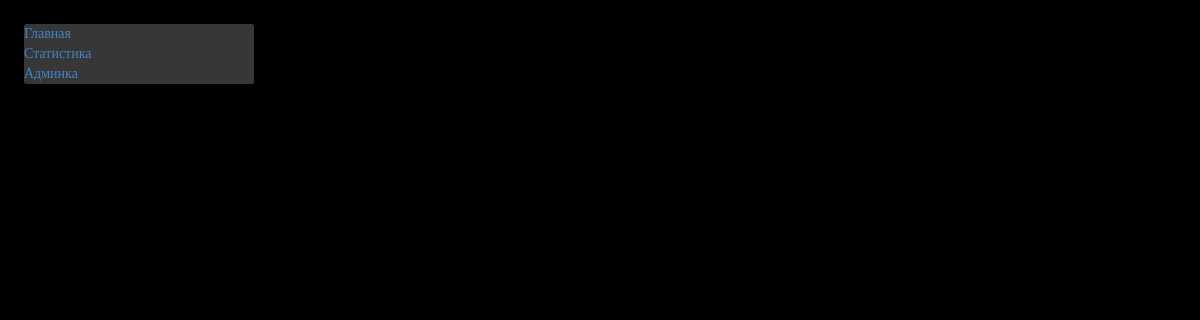
/get_detail/32, run on an earlier commit of the app's database.
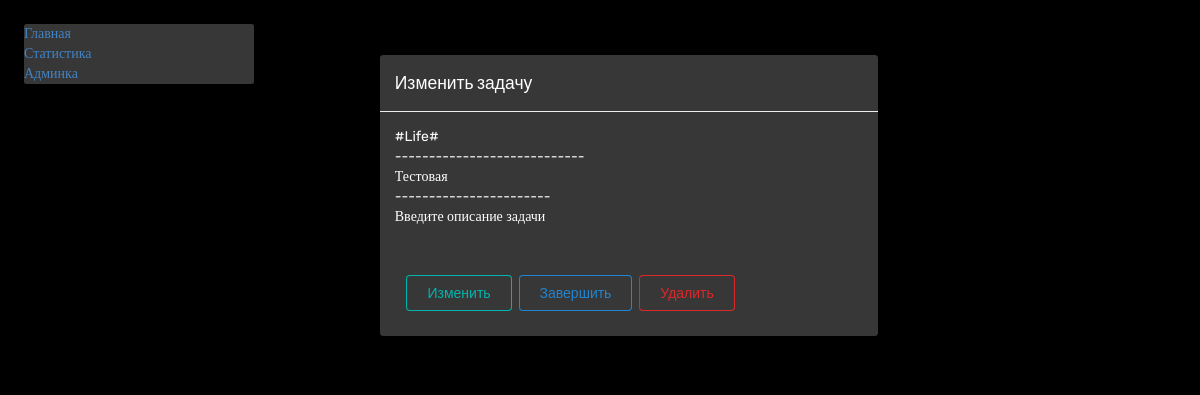
And on a later commit of the database.
### todo/models.py (models this page shows)
class ToDo(db.Model):
    id = db.Column(db.Integer, primary_key=True)
    title = db.Column(db.String(100))
    tag = db.Column(db.String(50))
    descr = db.Column(db.String(1000))
    create_date = db.Column(db.String(25))
    close_date = db.Column(db.String(25))
    is_complete = db.Column(db.Boolean)

### todo/routes.py (the view)
@app.get('/get_detail/<int:todo_id>')
def get_detail(todo_id):
    one_todo = ToDo.query.filter_by(id=todo_id).all()
    todo_tags = Tag.query.distinct(Tag.title)
    return render_template('todo/modal2.html', todo_list=one_todo, todo_tags=todo_tags)

### todo/templates/todo/modal2.html (shortened to what this page needs)
<!doctype html>
<html lang="ru">
<link rel="stylesheet" href="{{ url_for('static', filename='css/style_modal.css') }}">
<link rel="stylesheet" href="https://cdn.jsdelivr.net/npm/semantic-ui@2.4.2/dist/semantic.min.css">
<link href="https://cdn.jsdelivr.net/gh/Alaev-Co/snowflakes/dist/snow.min.css" rel="stylesheet">
<body style="background-color: black; font-family: Rubik;">
    <head>
    </head>
<div class="content" style="  display: flex; margin-top: 2%; margin-left: 2%; margin-right: 2%; color: white;">
    <div class="navigation" style="color: white; background-color: rgb(56, 55, 55); width: 20%; height: 10%; margin-bottom: 1%; border-radius: 2.5px;">
        <a href="/">Главная</a><br>
        <a href="/stats">Статистика</a><br>
        <a href="/admin">Админка</a><br>
    </div>
    {% block content %}
    {% for todo in todo_list %}
    <div id="openModal2" class="modal">
        <div class="modal-dialog">
            <div class="modal-content">
                <div class="modal-header">
                    <h3 class="modal-title">Изменить задачу</h3>
                                </div>
                <div class="modal-body">
                    <form class="ui form" action="/get_task/{{todo.id}}" method="get"
                        style="width: 100%; background-color: rgb(56, 55, 55);" name="creator">
                        <div class="field">
                            #{{todo.tag}}#<br>----------------------------<br>{{todo.title}}<br>-----------------------<br>{{todo.descr | safe}}<br>
                        </div>
                        <button class="ui teal basic button" type="submit"
                            style="margin-bottom: 10px; margin-left: 2.5%;">Изменить</button>
                            {% if todo.is_complete == False %}
                            <a class="ui primary basic button" href="/update/{{ todo.id }}">Завершить</a>
                            {% else %}
                            <span class="ui green label">Завершено</span>
                            <a class="ui blue button" href="/update/{{ todo.id }}">Возобновить</a>
                            {% endif %}
                            <a class="ui negative basic button" href="/delete/{{ todo.id }}">Удалить</a>
                    </form>
                </div>
            </div>
            {% endfor %}
        </div>
    </div>
</div>
    {% endblock content %}
</body>
</html>

What changed in the data, as far as the page shows it:
added ToDo: tag "Life", title "Тестовая", descr "Введите описание задачи"
